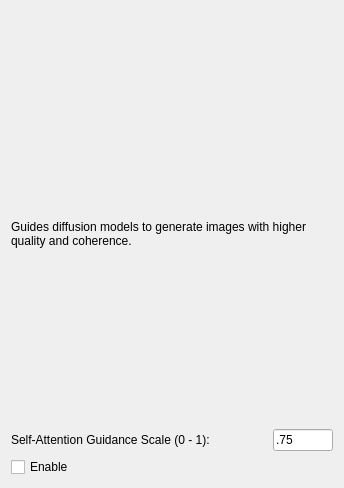
                    <widget class="QWidget" name="page_4">
                     <property name="geometry">
                      <rect>
                       <x>0</x>
                       <y>0</y>
                       <width>344</width>
                       <height>488</height>
                      </rect>
                     </property>
                     <attribute name="label">
                      <string>Self-Attention Guidance</string>
                     </attribute>
                     <layout class="QVBoxLayout" name="verticalLayout_34">
                      <item>
                       <widget class="QLabel" name="self_attention_guidance">
                        <property name="text">
                         <string/>
                        </property>
                       </widget>
                      </item>
                      <item>
                       <widget class="QLabel" name="label_12">
                        <property name="sizePolicy">
                         <sizepolicy hsizetype="Preferred" vsizetype="Minimum">
                          <horstretch>0</horstretch>
                          <verstretch>0</verstretch>
                         </sizepolicy>
                        </property>
                        <property name="text">
                         <string>Guides diffusion models to generate images with higher quality and coherence.</string>
                        </property>
                        <property name="alignment">
                         <set>Qt::AlignLeading|Qt::AlignLeft|Qt::AlignTop</set>
                        </property>
                        <property name="wordWrap">
                         <bool>true</bool>
                        </property>
                       </widget>
                      </item>
                      <item>
                       <layout class="QHBoxLayout" name="horizontalLayout_5">
                        <item>
                         <widget class="QLabel" name="label_8">
                          <property name="text">
                           <string>Self-Attention Guidance Scale (0 - 1):</string>
                          </property>
                         </widget>
                        </item>
                        <item>
                         <widget class="QLineEdit" name="sag_scale_field">
                          <property name="maximumSize">
                           <size>
                            <width>60</width>
                            <height>16777215</height>
                           </size>
                          </property>
                          <property name="text">
                           <string>.75</string>
                          </property>
                         </widget>
                        </item>
                       </layout>
                      </item>
                      <item>
                       <widget class="QCheckBox" name="self_attention_guidance_checkbox">
                        <property name="toolTip">
                         <string>Self-Attention Guidance</string>
                        </property>
                        <property name="text">
                         <string>Enable</string>
                        </property>
                        <property name="checked">
                         <bool>false</bool>
                        </property>
                       </widget>
                      </item>
                     </layout>
                    </widget>
